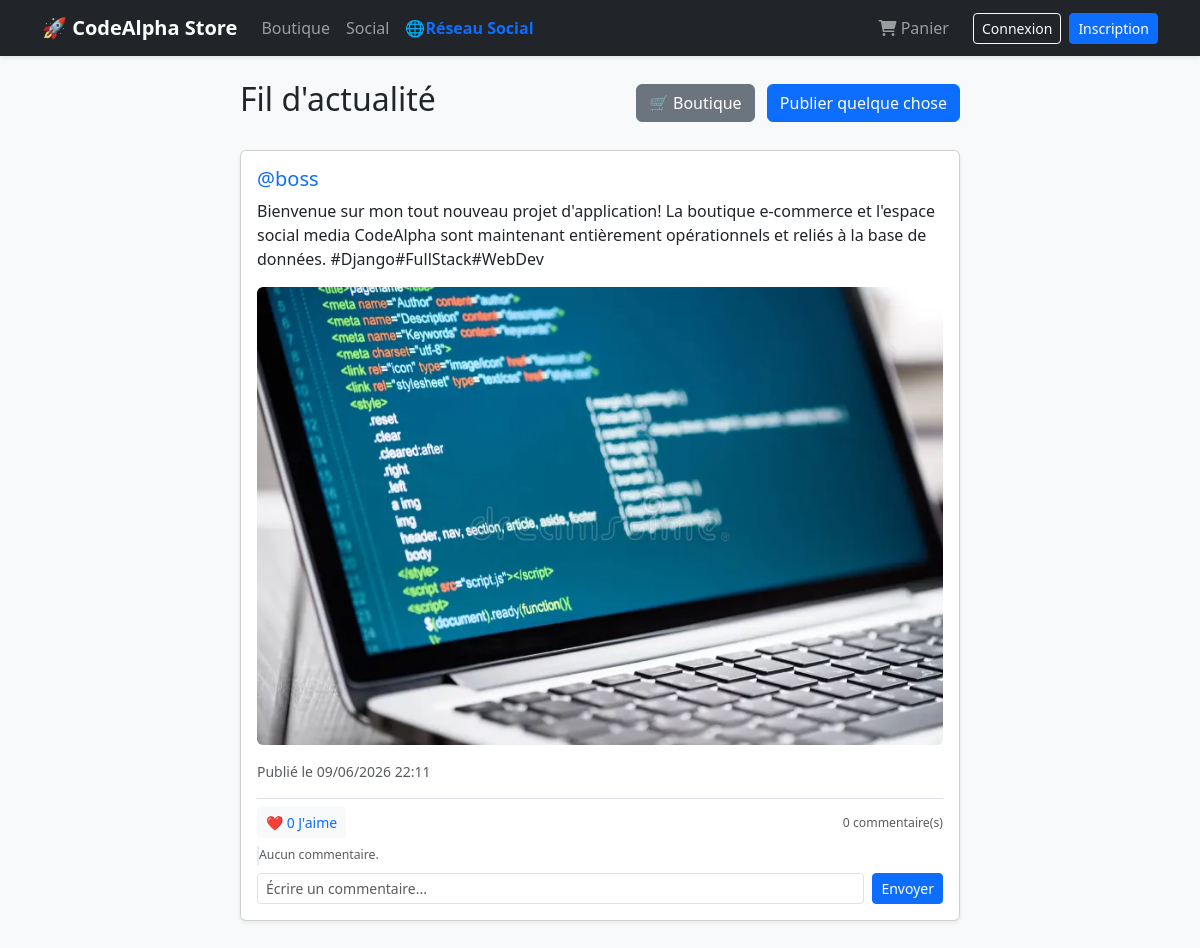
The app's page /social/, older data.
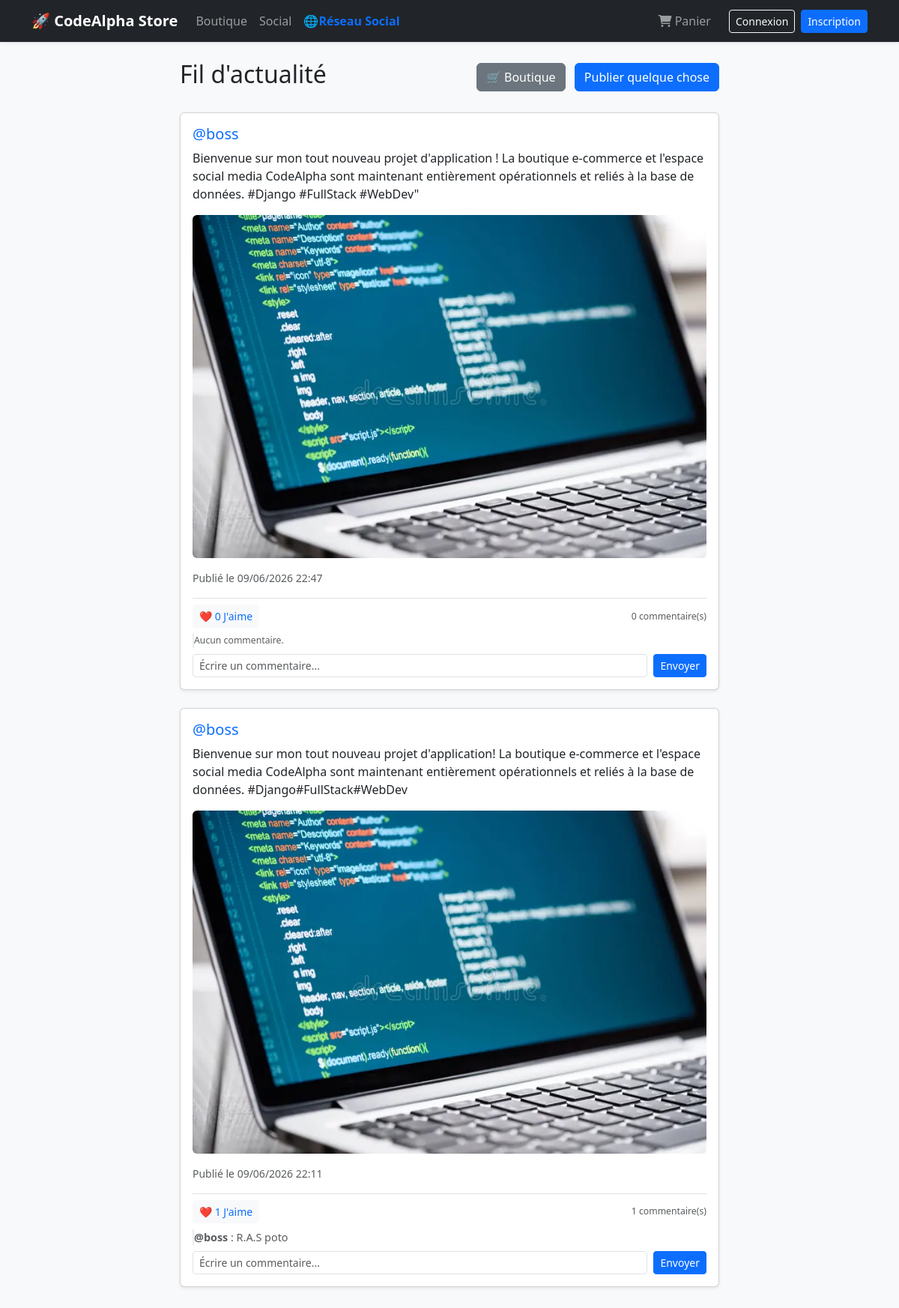
The same page, newer data.
### social/models.py (models this page shows, shortened)
class Post(models.Model):
    author = models.ForeignKey(User, on_delete=models.CASCADE, related_name='social_posts')
    content = models.TextField()
    image = models.ImageField(upload_to='social_posts/', blank=True, null=True)
    created_at = models.DateTimeField(auto_now_add=True)

class Comment(models.Model):
    post = models.ForeignKey(Post, on_delete=models.CASCADE, related_name='comments')
    author = models.ForeignKey(User, on_delete=models.CASCADE)
    content = models.TextField()
    created_at = models.DateTimeField(auto_now_add=True)

### social/views.py (the view)
# urls.py: path('', views.home_feed, name='home_feed'),
def home_feed(request):
    posts = Post.objects.all().order_by('-created_at')
    return render(request, 'social/feed.html', {'posts': posts})

### social/templates/social/feed.html (shortened to what this page needs)
{% extends 'shop/base.html' %}
{% block content %}
<div class="container mt-4">
    <div class="row justify-content-center">
        <div class="col-md-8">
        <div class="d-flex justify-content-between align-items-center mb-4">
    <h2>Fil d'actualité</h2>
    <div>
        <a href="{% url 'product_list' %}" class="btn btn-secondary me-2">🛒 Boutique</a>
        <a href="{% url 'create_post' %}" class="btn btn-primary">Publier quelque chose</a>
    </div>
</div>
            {% for post in posts %}
                <div class="card shadow-sm mb-4">
                    <div class="card-body">
                        <h5 class="card-title">
                            <a href="{% url 'user_profile' post.author.username %}" class="text-decoration-none text-primary">@{{ post.author.username }}</a>
                        </h5>
                        <p class="card-text">{{ post.content }}</p>
                        {% if post.image %}
                            <img src="{{ post.image.url }}" class="img-fluid rounded mb-3" alt="Image de publication">
                        {% endif %}
                        <div class="text-muted small">
                            Publié le {{ post.created_at|date:"d/m/Y H:i" }}
        <div class="mt-3 pt-2 border-top">
             <div class="d-flex justify-content-between align-items-center mb-2">
                 <a href="{% url 'like_post' post.id %}" class="btn btn-light btn-sm text-primary">
                    ❤️ {{ post.likes.count }} J'aime
                 </a>
                 <small class="text-muted">{{ post.comments.count }} commentaire(s)</small>
             </div>
        <div class="comments-list my-2 pl-2" style="border-left: 2px solid #e9ecef;">
            {% for comment in post.comments.all %}
                <div class="mb-1" style="font-size: 0.9rem;">
                    <strong>@{{ comment.author.username }}</strong> : {{ comment.content }}
                </div>
            {% empty %}
                <small class="text-muted d-block">Aucun commentaire.</small>
            {% endfor %}
        </div>
        <form action="{% url 'add_comment' post.id %}" method="POST" class="d-flex mt-2">
            <input type="text" name="content" class="form-control form-control-sm me-2" placeholder="Écrire un commentaire..." required>
            <button type="submit" class="btn btn-primary btn-sm">Envoyer</button>
        </form>
    </div>
                        </div>
                    </div>
                </div>
            {% empty %}
                <div class="alert alert-info text-center">Aucune publication pour le moment. Soyez le premier !</div>
            {% endfor %}
        </div>
    </div>
</div>
{% endblock %}

### shop/templates/shop/base.html (shortened to what this page needs)
<!DOCTYPE html>
<html lang="fr">
<head>
    <link href="https://cdn.jsdelivr.net/npm/bootstrap@5.3.0/dist/css/bootstrap.min.css" rel="stylesheet">
    <link rel="stylesheet" href="https://cdnjs.cloudflare.com/ajax/libs/font-awesome/6.0.0/css/all.min.css">
</head>
<body class="bg-light">
    <nav class="navbar navbar-expand-lg navbar-dark bg-dark mb-4 shadow-sm">
        <div class="container">
            <a class="navbar-brand fw-bold" href="{% url 'product_list' %}">🚀 CodeAlpha Store</a>
            <div class="collapse navbar-collapse" id="navbarNav">
                <ul class="navbar-nav me-auto">
                    <li class="nav-item"><a class="nav-link" href="{% url 'product_list' %}">Boutique</a></li>
                    <li class="nav-item"><a class="nav-link" href="{% url 'home_feed' %}">Social</a></li>
                    <li class="nav-item"><a class="nav-link text-primary fw-bold" href="{% url 'home_feed' %}">🌐Réseau Social</a></li>
                </ul>
                <ul class="navbar-nav ms-auto align-items-center">
                    <li class="nav-item">
                        <a class="nav-link" href="{% url 'cart_detail' %}">
                            <i class="fas fa-shopping-cart"></i> Panier
                        </a>
                    </li>
                    {% if user.is_authenticated %}
                        <li class="nav-item ms-lg-3 text-white-50 small">Bonjour, {{ user.username }}</li>
                        <li class="nav-item">
                            <form action="{% url 'logout' %}" method="post" class="d-inline">
                                {% csrf_token %}
                                <button type="submit" class="btn btn-sm btn-outline-danger ms-2">Déconnexion</button>
                            </form>
                        </li>
                    {% else %}
                        <li class="nav-item ms-lg-3"><a class="btn btn-sm btn-outline-light" href="{% url 'login' %}">Connexion</a></li>
                        <li class="nav-item ms-2"><a class="btn btn-sm btn-primary" href="{% url 'register' %}">Inscription</a></li>
                    {% endif %}
                </ul>
            </div>
        </div>
    </nav>
    <div class="container pb-5">
        {% block content %}{% endblock %}
    </div>
</body>
</html>

Row changes from the older to the newer data that the page shows:
added Post: author.username "boss", content "Bienvenue sur mon tout nouveau projet d'application ! La boutique e-commerce et l'espace social media CodeAlpha sont maintenant entièrement opérationnels et reliés à la base de données. #Django #FullStack #WebDev\"", image (picture), created_at "09/06/2026 22:47", likes.count "0", comments.count "0"
shown differently, row unchanged: Post (number 2 of 2 on the later page): likes.count "0" → "1"; comments.count "0" → "1"; no longer shows "Aucun commentaire."
added Comment: author.username "boss", content "R.A.S poto", shown under Post (number 2 of 2 on the later page)
